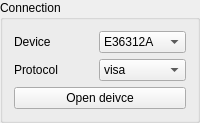
       <widget class="QGroupBox" name="groupBox_2">
        <property name="minimumSize">
         <size>
          <width>120</width>
          <height>0</height>
         </size>
        </property>
        <property name="title">
         <string>Connection</string>
        </property>
        <layout class="QGridLayout" name="gridLayout_3">
         <item row="0" column="0">
          <widget class="QLabel" name="label_221">
           <property name="minimumSize">
            <size>
             <width>50</width>
             <height>0</height>
            </size>
           </property>
           <property name="maximumSize">
            <size>
             <width>200</width>
             <height>16777215</height>
            </size>
           </property>
           <property name="text">
            <string>Device</string>
           </property>
          </widget>
         </item>
         <item row="0" column="1">
          <widget class="QComboBox" name="comboBox_device">
           <property name="minimumSize">
            <size>
             <width>60</width>
             <height>0</height>
            </size>
           </property>
           <item>
            <property name="text">
             <string>E36312A</string>
            </property>
           </item>
           <item>
            <property name="text">
             <string>DMM7510</string>
            </property>
           </item>
           <item>
            <property name="text">
             <string>2450</string>
            </property>
           </item>
           <item>
            <property name="text">
             <string>DHT260</string>
            </property>
           </item>
           <item>
            <property name="text">
             <string>B2912A</string>
            </property>
           </item>
           <item>
            <property name="text">
             <string>DP832</string>
            </property>
           </item>
           <item>
            <property name="text">
             <string>DG1062Z</string>
            </property>
           </item>
           <item>
            <property name="text">
             <string>DL11B</string>
            </property>
           </item>
           <item>
            <property name="text">
             <string>IT8811</string>
            </property>
           </item>
           <item>
            <property name="text">
             <string>2400</string>
            </property>
           </item>
           <item>
            <property name="text">
             <string>DP932</string>
            </property>
           </item>
          </widget>
         </item>
         <item row="1" column="0">
          <widget class="QLabel" name="label_77">
           <property name="minimumSize">
            <size>
             <width>50</width>
             <height>0</height>
            </size>
           </property>
           <property name="maximumSize">
            <size>
             <width>200</width>
             <height>16777215</height>
            </size>
           </property>
           <property name="text">
            <string>Protocol</string>
           </property>
          </widget>
         </item>
         <item row="1" column="1">
          <widget class="QComboBox" name="comboBox_protocol">
           <property name="minimumSize">
            <size>
             <width>60</width>
             <height>0</height>
            </size>
           </property>
           <item>
            <property name="text">
             <string>visa</string>
            </property>
           </item>
           <item>
            <property name="text">
             <string>serial</string>
            </property>
           </item>
           <item>
            <property name="text">
             <string>rtu</string>
            </property>
           </item>
           <item>
            <property name="text">
             <string>tcp</string>
            </property>
           </item>
          </widget>
         </item>
         <item row="2" column="0" colspan="2">
          <widget class="QPushButton" name="pushButton_open">
           <property name="text">
            <string>Open deivce</string>
           </property>
          </widget>
         </item>
        </layout>
       </widget>
